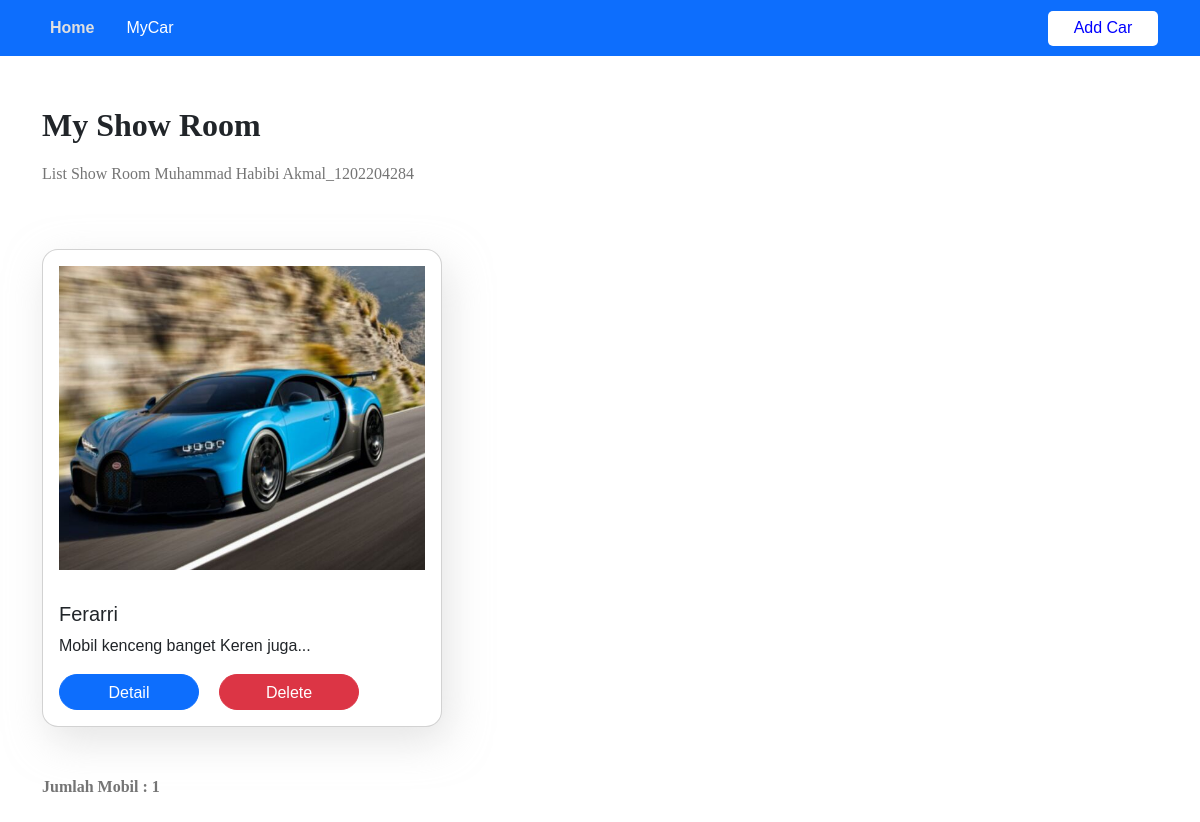
Before: /pages/ListCar.php with the older database file.
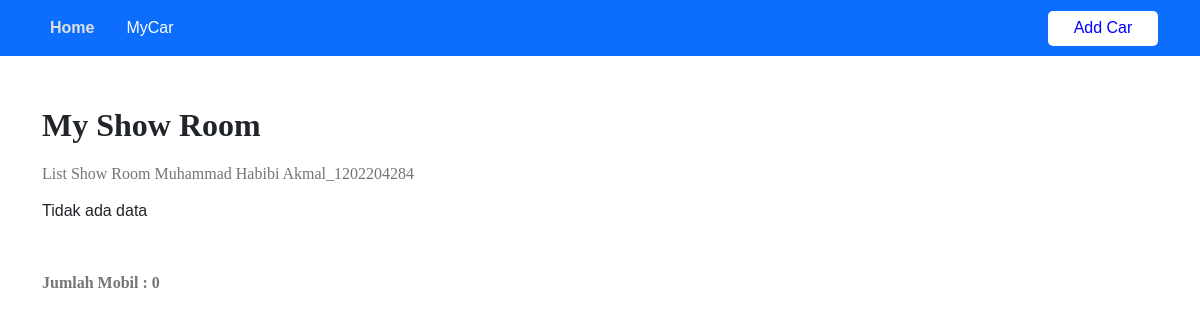
After: the same page with the newer database file.
### tables this page shows
CREATE TABLE `showroom_ema_table` (
  `id_mobil` int(11) NOT NULL,
  `nama_mobil` varchar(255) DEFAULT NULL,
  `pemilik_mobil` varchar(255) DEFAULT NULL,
  `merk_mobil` varchar(255) DEFAULT NULL,
  `tanggal_beli` date DEFAULT NULL,
  `deskripsi` text DEFAULT NULL,
  `foto_mobil` varchar(255) DEFAULT NULL,
  `status_pembayaran` varchar(255) DEFAULT NULL
);

### pages/ListCar.php (the view, shortened to what this page needs)
<!doctype html>
<html lang="en">
<head>
  <link href="https://cdn.jsdelivr.net/npm/bootstrap@5.2.2/dist/css/bootstrap.min.css" rel="stylesheet">
</head>
<body>
  <?php
  require '../config/connector.php';
  $query = "SELECT * FROM showroom_ema_table";
  $result = mysqli_query($conn, $query);
  ?>
  <nav class="navbar navbar-expand-lg bg-primary">
    <div class="container">
      <div class="collapse navbar-collapse d-flex justify-content-between" id="navbarNavAltMarkup">
        <div class="navbar-nav gap-3">
          <a class="nav-link" style="color: #e0e0e0; font-weight: 600;" href="../index.php">Home</a>
          <a class="nav-link" style="color: white;" href="#">MyCar</a>
        </div>
        <a href="Add.php" style="background-color: white; color:blue; border-radius: 5px; text-decoration: none; width: 110px; height: 35px; display:flex; justify-content:center; align-items:center; font-weight:500;">Add Car</a>
      </div>
    </div>
  </nav>
  <section id="list" style="padding-top: 50px; padding-bottom: 50px;">
    <div class="container">
      <div>
        <h1 style="font-family: 'Raleway'; font-style: normal; font-weight: 900; font-size: 32px; line-height: 38px;">My Show Room</h1>
        <p style="font-family: 'Raleway'; font-style: normal; font-weight: 400; font-size: 16px; line-height: 19px; color: #757575; margin-top: 20px;">List Show Room Muhammad Habibi Akmal_1202204284</p>
        <div class="d-flex gap-5">
          <?php
          if (mysqli_num_rows($result) > 0) {
            while ($data = mysqli_fetch_assoc($result)) {
              echo "<div class='card cardcontent' style='background: #ffffff; box-shadow: 6px 14px 40px rgba(210, 210, 210, 0.6); border-radius: 16px; width: 400px; margin-top: 50px;'>
                      <img src='../asset/images/" . $data["foto_mobil"] . "' class='card-img-top' alt='fotomobil' style='padding: 16px;'>
                      <div class='card-body'>
                        <h5 class='card-title'>" . $data["nama_mobil"] . "</h5>
                        <p class='card-text'>" . substr($data["deskripsi"], 0, 60) . '...' . "</p>
                        <span class='d-flex'>
                          <a href='Detail-Ema.php?id=" . $data["id_mobil"] . "' class='btn btn-primary' style='border-radius: 100px; width:140px; height: 36px;'>Detail</a>
                          <a href='../config/delete.php?id=" . $data["id_mobil"] . "' class='btn btn-danger' style='border-radius: 100px; width:140px; height: 36px; margin-left:20px;'>Delete</a>
                        </span>
                      </div>
                    </div>";
            }
          } else {
            echo "Tidak ada data";
          }
          ?>
        </div>
      </div>
    </div>
  </section>
  <footer style="padding-bottom: 50px;">
    <div class="container">
      <p style="font-family: 'Raleway'; font-style: normal; font-weight: 700; font-size: 16px; line-height: 19px; color: #757575;">Jumlah Mobil : <?php echo mysqli_num_rows($result) ?></p>
    </div>
  </footer>
</body>
</html>

Changed rows visible on the page:
removed showroom_ema_table: foto_mobil (picture), nama_mobil "Ferarri", deskripsi "Mobil kenceng banget Keren juga"
Other visible differences:
mysqli_num_rows($result): "1" → "0"
text now shown: "Tidak ada data"
